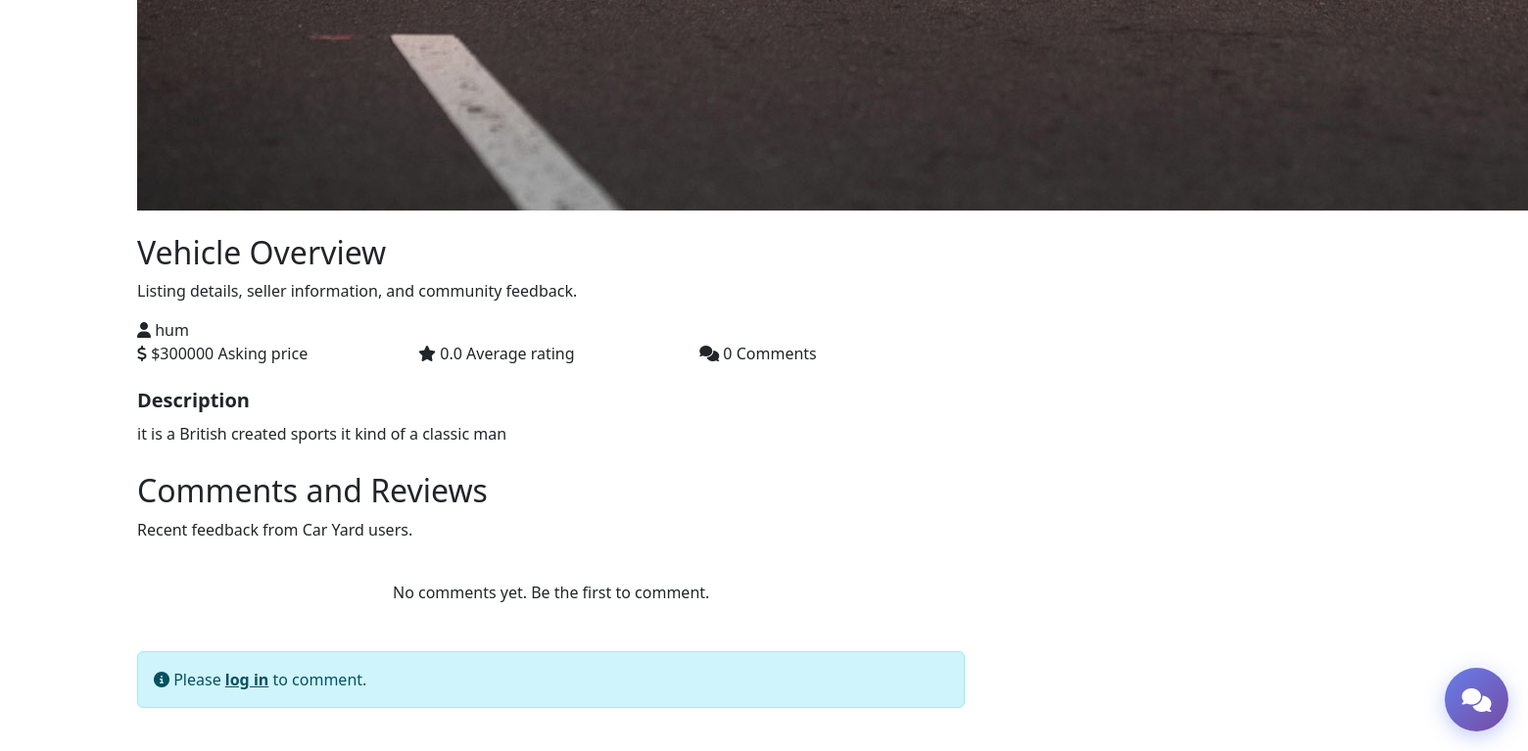
Before: /vehicle/5/ (lower part) with the older database file.
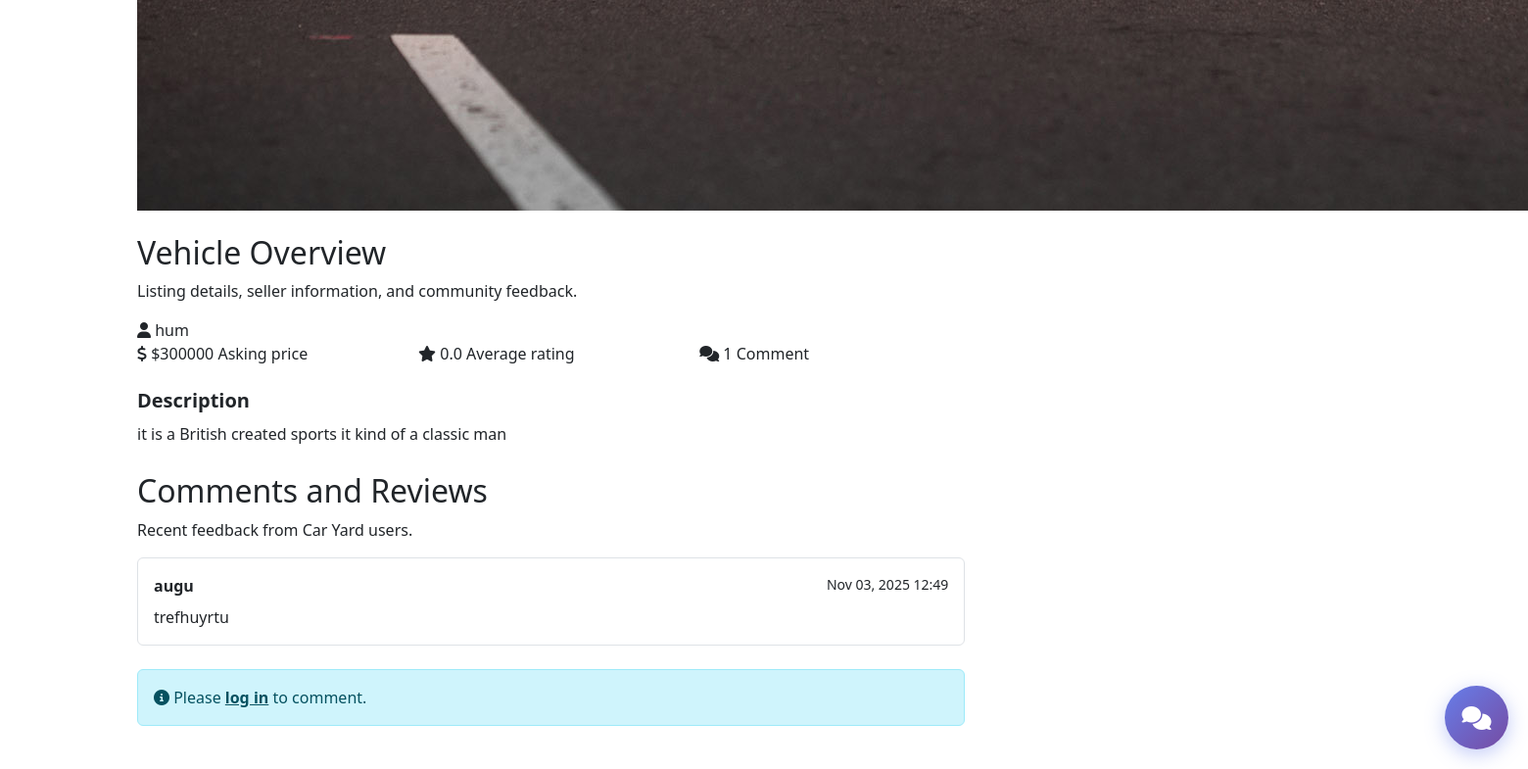
After: the same page with the newer database file.
### caryard/models.py (models this page shows, shortened)
class Vehicle(models.Model):
    seller = models.ForeignKey(Seller, on_delete=models.CASCADE, related_name="vehicles")
    title = models.CharField(max_length=200, null =True)
    description = models.TextField()
    price = models.DecimalField(max_digits=10, decimal_places=2, null = True)
    image = models.ImageField(upload_to="vehicles/")
    created = models.DateTimeField(default=timezone.now)
    def average_rating(self):
        ratings = self.rating_set.all()
        if ratings.exists():
            return sum(r.score for r in ratings) / ratings.count()
        return 0

class Seller(models.Model):
    user = models.OneToOneField(User, on_delete=models.CASCADE)
    phone = models.CharField(max_length=20, blank=True, null=True)
    address = models.CharField(max_length=255, blank=True, null=True)

class Comment(models.Model):
    vehicle = models.ForeignKey(Vehicle, on_delete=models.CASCADE)
    user = models.ForeignKey(User, on_delete=models.CASCADE)
    content = models.TextField()
    created = models.DateTimeField(default=timezone.now)

### caryard/views.py (the view)
# urls.py: path("vehicle/<int:pk>/", views.vehicle_detail, name="vehicle_detail"),
def vehicle_detail(request, pk):
    vehicle = get_object_or_404(Vehicle, pk=pk)
    booking_form = BookingForm()
    related_vehicles = Vehicle.objects.filter(seller=vehicle.seller).exclude(pk=vehicle.pk).order_by('-created')[:3]
    context = {
        "vehicle": vehicle,
        "booking_form": booking_form,
        "related_vehicles": related_vehicles,
    }
    return render(request, "vehicle_detail.html", context)

### caryard/templates/vehicle_detail.html (shortened to what the changed rows need)
{% extends "base.html" %}
{% load static %}
{% block content %}
<div class="row g-4">
    <div class="col-lg-8">
        <section class="cy-image-panel mb-4">
            {% if vehicle.image %}
            <img src="{{ vehicle.image.url }}" alt="{{ vehicle.title }}">
            {% else %}
            <img src="{% static 'img/car/car-5.jpg' %}" alt="Vehicle placeholder">
            {% endif %}
        </section>
        <section class="cy-panel mb-4">
            <div class="cy-section-heading mt-0">
                <div>
                    <h2>Vehicle Overview</h2>
                    <p>Listing details, seller information, and community feedback.</p>
                </div>
                <span class="cy-chip"><i class="fa fa-user"></i> {{ vehicle.seller.user.username }}</span>
            </div>
            <div class="row g-3 mb-4">
                <div class="col-md-4">
                    <div class="cy-stat-card h-100">
                        <span class="cy-stat-icon"><i class="fa fa-dollar-sign"></i></span>
                        <span class="cy-stat-value">${{ vehicle.price|floatformat:0 }}</span>
                        <span class="cy-stat-label">Asking price</span>
                    </div>
                </div>
                <div class="col-md-4">
                    <div class="cy-stat-card h-100">
                        <span class="cy-stat-icon"><i class="fa fa-star"></i></span>
                        <span class="cy-stat-value">{{ vehicle.average_rating|floatformat:1 }}</span>
                        <span class="cy-stat-label">Average rating</span>
                    </div>
                </div>
                <div class="col-md-4">
                    <div class="cy-stat-card h-100">
                        <span class="cy-stat-icon"><i class="fa fa-comments"></i></span>
                        <span class="cy-stat-value">{{ vehicle.comment_set.count }}</span>
                        <span class="cy-stat-label">Comment{{ vehicle.comment_set.count|pluralize }}</span>
                    </div>
                </div>
            </div>
            <h3 class="h5 fw-bold">Description</h3>
            <p class="cy-muted mb-0" style="line-height: 1.8;">{{ vehicle.description }}</p>
        </section>
        <section class="cy-panel mb-4">
            <div class="cy-section-heading mt-0">
                <div>
                    <h2>Comments and Reviews</h2>
                </div>
            </div>
            <div id="comments" class="mb-4">
                {% for comment in vehicle.comment_set.all %}
                <div class="border rounded p-3 mb-3 bg-white">
                    <div class="d-flex justify-content-between gap-2 mb-2">
                        <strong>{{ comment.user.username }}</strong>
                        <small class="cy-muted">{{ comment.created|date:"M d, Y H:i" }}</small>
                    </div>
                    <p class="mb-0">{{ comment.content }}</p>
                </div>
                {% empty %}
                <p class="cy-muted text-center py-4">No comments yet. Be the first to comment.</p>
                {% endfor %}
            </div>
        </section>
    </div>
</div>
{% endblock %}

Changed rows visible on the page:
computed for Vehicle "it is a British created sports it kind of a classic man": comment_set.count "0" → "1"
added Comment: user.username "augu", created "Nov 03, 2025 12:49", content "trefhuyrtu"
Other visible differences:
text no longer shown: "No comments yet. Be the first to comment."
